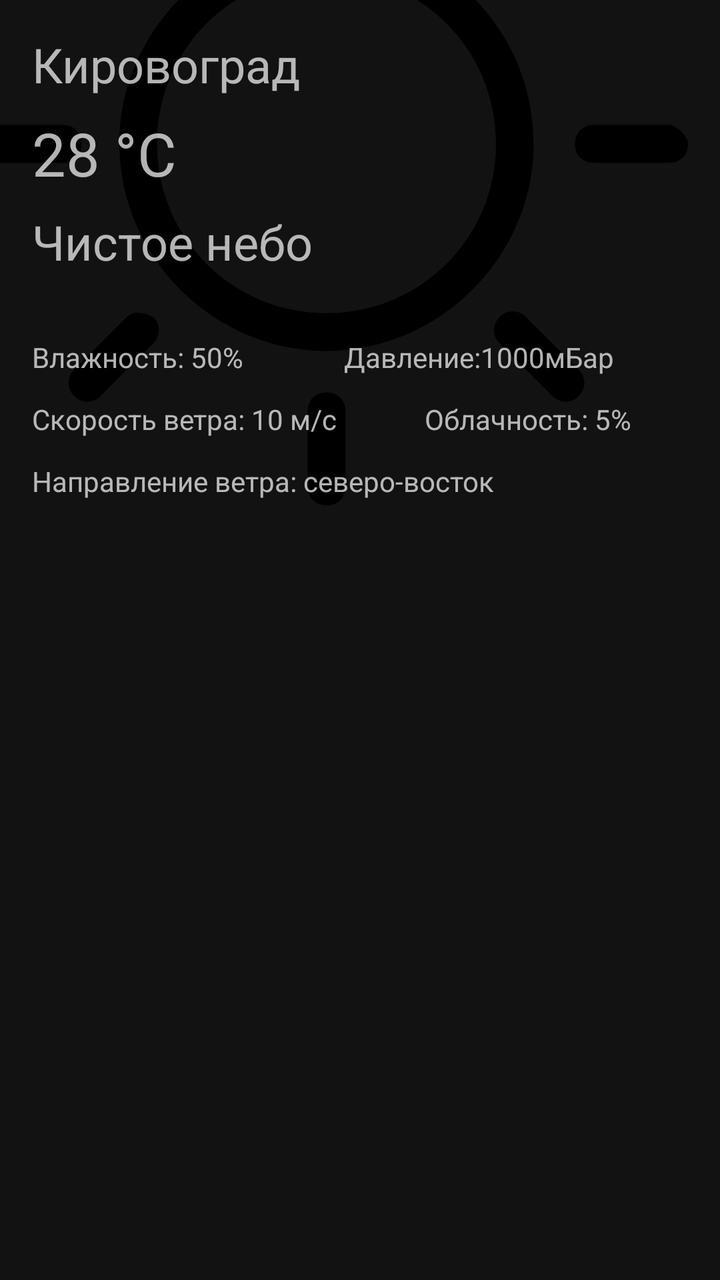
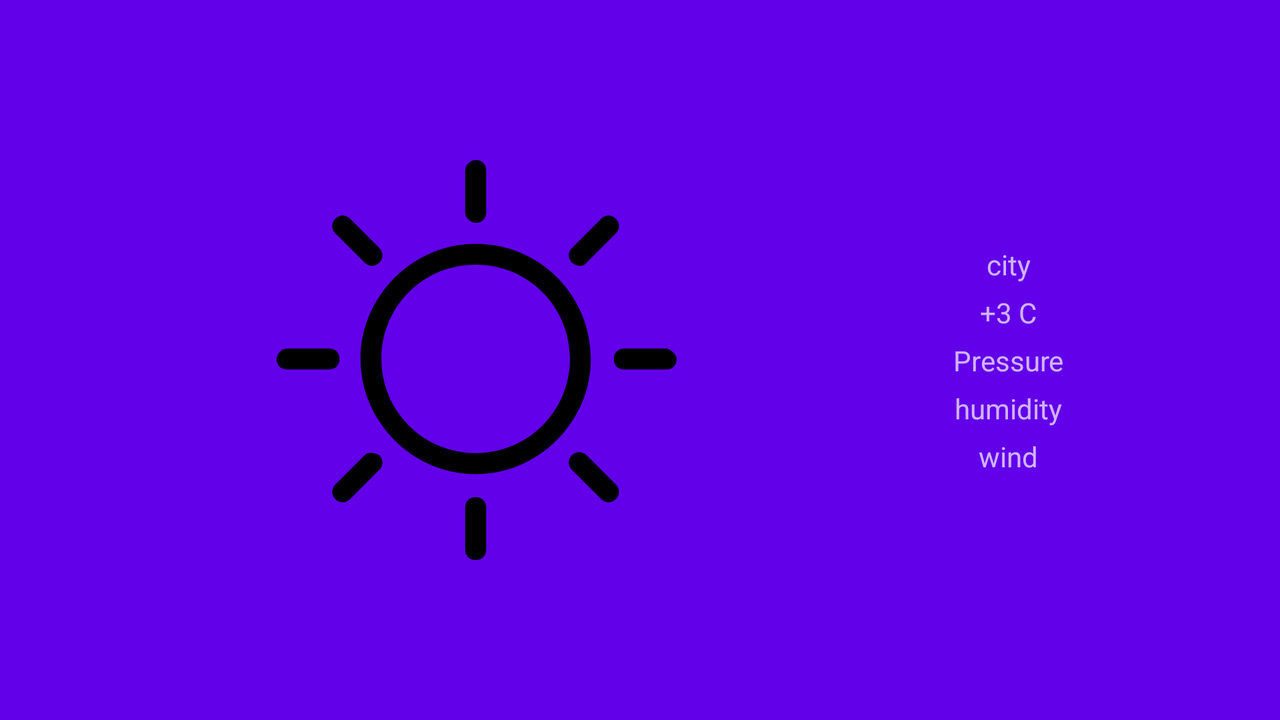

An Android layout and its configuration variant, each rendered on a device that would load it. The default file and the variant file are quoted in full after the pictures.
<!-- AndroidManifest.xml: application theme AppTheme.NoActionBar -->
<!-- res/layout/main.xml -->
<?xml version="1.0" encoding="utf-8"?>
<android.support.constraint.ConstraintLayout
    xmlns:android="http://schemas.android.com/apk/res/android"
    xmlns:app="http://schemas.android.com/apk/res-auto"
    xmlns:tools="http://schemas.android.com/tools"
    android:layout_width="match_parent"
    android:layout_height="match_parent">

    <ImageView
        android:id="@+id/imageView"
        android:layout_width="wrap_content"
        android:layout_height="wrap_content"
        android:layout_marginBottom="8dp"
        android:layout_marginEnd="16dp"
        android:layout_marginRight="16dp"
        app:layout_constraintBottom_toBottomOf="@+id/description"
        app:layout_constraintEnd_toEndOf="parent"
        app:layout_constraintTop_toTopOf="@+id/city_name"
        tools:src="@drawable/_01d" />

    <TextView
        android:id="@+id/city_name"
        android:layout_width="wrap_content"
        android:layout_height="wrap_content"
        android:layout_marginLeft="16dp"
        android:layout_marginStart="16dp"
        android:layout_marginTop="16dp"
        android:textSize="24sp"
        app:layout_constraintStart_toStartOf="parent"
        app:layout_constraintTop_toTopOf="parent"
        tools:text="Кировоград" />

    <TextView
        android:id="@+id/temperature"
        android:layout_width="wrap_content"
        android:layout_height="wrap_content"
        android:layout_marginLeft="16dp"
        android:layout_marginStart="16dp"
        android:layout_marginTop="8dp"
        android:textSize="30sp"
        app:layout_constraintStart_toStartOf="parent"
        app:layout_constraintTop_toBottomOf="@+id/city_name"
        tools:text="28 °C" />

    <TextView
        android:id="@+id/humidity"
        android:layout_width="wrap_content"
        android:layout_height="wrap_content"
        android:layout_marginLeft="16dp"
        android:layout_marginStart="16dp"
        android:layout_marginTop="32dp"
        app:layout_constraintStart_toStartOf="parent"
        app:layout_constraintTop_toBottomOf="@+id/description"
        tools:text="Влажность: 50%" />

    <TextView
        android:id="@+id/pressure"
        android:layout_width="wrap_content"
        android:layout_height="wrap_content"
        android:layout_marginEnd="8dp"
        android:layout_marginLeft="8dp"
        android:layout_marginRight="8dp"
        android:layout_marginStart="8dp"
        app:layout_constraintEnd_toEndOf="parent"
        app:layout_constraintHorizontal_bias="0.486"
        app:layout_constraintStart_toEndOf="@+id/humidity"
        app:layout_constraintTop_toTopOf="@+id/humidity"
        tools:text="Давление:1000мБар" />

    <TextView
        android:id="@+id/cloudiness"
        android:layout_width="wrap_content"
        android:layout_height="wrap_content"
        android:layout_marginEnd="8dp"
        android:layout_marginLeft="8dp"
        android:layout_marginRight="8dp"
        android:layout_marginStart="8dp"
        app:layout_constraintEnd_toEndOf="parent"
        app:layout_constraintHorizontal_bias="0.494"
        app:layout_constraintStart_toEndOf="@+id/wind_speed_label"
        app:layout_constraintTop_toTopOf="@+id/wind_speed_label"
        tools:text="Облачность: 5%" />

    <TextView
        android:id="@+id/wind_speed_label"
        android:layout_width="wrap_content"
        android:layout_height="wrap_content"
        android:layout_marginLeft="16dp"
        android:layout_marginStart="16dp"
        android:layout_marginTop="12dp"
        app:layout_constraintStart_toStartOf="parent"
        app:layout_constraintTop_toBottomOf="@+id/humidity"
        tools:text="Скорость ветра: 10 м/с" />

    <TextView
        android:id="@+id/wind_dir_label"
        android:layout_width="wrap_content"
        android:layout_height="wrap_content"
        android:layout_marginLeft="16dp"
        android:layout_marginStart="16dp"
        android:layout_marginTop="12dp"
        app:layout_constraintStart_toStartOf="parent"
        app:layout_constraintTop_toBottomOf="@+id/wind_speed_label"
        tools:text="Направление ветра: северо-восток" />

    <TextView
        android:id="@+id/description"
        android:layout_width="wrap_content"
        android:layout_height="wrap_content"
        android:layout_marginLeft="16dp"
        android:layout_marginStart="16dp"
        android:layout_marginTop="8dp"
        tools:text="Чистое небо"
        android:textSize="24sp"
        app:layout_constraintStart_toStartOf="parent"
        app:layout_constraintTop_toBottomOf="@+id/temperature" />

    <HorizontalScrollView
        android:layout_width="match_parent"
        android:layout_height="wrap_content"
        android:layout_marginTop="32dp"
        android:scrollbars="none"
        app:layout_constraintStart_toStartOf="parent"
        app:layout_constraintTop_toBottomOf="@+id/wind_dir_label">

        <LinearLayout
            android:id="@+id/parent"
            android:layout_width="wrap_content"
            android:layout_height="wrap_content"
            android:orientation="horizontal">

            <LinearLayout
                android:layout_width="wrap_content"
                android:layout_height="wrap_content"
                android:layout_margin="5dp"
                android:orientation="vertical"
                android:tag="1"></LinearLayout>

            <LinearLayout
                android:layout_width="wrap_content"
                android:layout_height="wrap_content"
                android:layout_margin="5dp"
                android:orientation="vertical"
                android:tag="2"></LinearLayout>

            <LinearLayout
                android:layout_width="wrap_content"
                android:layout_height="wrap_content"
                android:layout_margin="5dp"
                android:orientation="vertical"
                android:tag="3"></LinearLayout>

            <LinearLayout
                android:layout_width="wrap_content"
                android:layout_height="wrap_content"
                android:layout_margin="5dp"
                android:orientation="vertical"
                android:tag="4"></LinearLayout>

            <LinearLayout
                android:layout_width="wrap_content"
                android:layout_height="wrap_content"
                android:layout_margin="5dp"
                android:orientation="vertical"
                android:tag="5"></LinearLayout>

            <LinearLayout
                android:layout_width="wrap_content"
                android:layout_height="wrap_content"
                android:layout_margin="5dp"
                android:orientation="vertical"
                android:tag="6"></LinearLayout>

            <LinearLayout
                android:layout_width="wrap_content"
                android:layout_height="wrap_content"
                android:layout_margin="5dp"
                android:orientation="vertical"
                android:tag="7"></LinearLayout>

            <LinearLayout
                android:layout_width="wrap_content"
                android:layout_height="wrap_content"
                android:layout_margin="5dp"
                android:orientation="vertical"
                android:tag="8"></LinearLayout>

            <LinearLayout
                android:layout_width="wrap_content"
                android:layout_height="wrap_content"
                android:layout_margin="5dp"
                android:orientation="vertical"
                android:tag="9"></LinearLayout>

        </LinearLayout>

    </HorizontalScrollView>

</android.support.constraint.ConstraintLayout>
<!-- resources referenced by this layout -->
<resources>
  <!-- drawable _01d: vector/xml drawable (drawable, 2361 chars, omitted) -->
  <style name="AppTheme.NoActionBar">
          <item name="windowActionBar">false</item>
          <item name="windowNoTitle">true</item>
      </style>
</resources>
<!-- res/layout-land/main.xml (the repository's variant of the layout above) -->
<!-- drawn on the phone turned sideways -->
<?xml version="1.0" encoding="utf-8"?>
<android.support.constraint.ConstraintLayout
    xmlns:android="http://schemas.android.com/apk/res/android"
    xmlns:app="http://schemas.android.com/apk/res-auto"
    xmlns:tools="http://schemas.android.com/tools"
    android:layout_width="match_parent"
    android:layout_height="match_parent"
    android:background="@color/detailedActivityBackground"
    tools:context="com.sergeybelkin.weather.ForecastActivity">

    <ImageView
        android:id="@+id/pic"
        android:layout_width="200dp"
        android:layout_height="200dp"
        app:layout_constraintBottom_toBottomOf="parent"
        app:layout_constraintEnd_toStartOf="@+id/relativeLayout"
        app:layout_constraintStart_toStartOf="parent"
        app:layout_constraintTop_toTopOf="parent"
        tools:src="@drawable/_01d" />

    <RelativeLayout
        android:id="@+id/relativeLayout"
        android:layout_width="wrap_content"
        android:layout_height="wrap_content"
        android:layout_marginEnd="108dp"
        android:layout_marginRight="108dp"
        app:layout_constraintBottom_toBottomOf="parent"
        app:layout_constraintEnd_toEndOf="parent"
        app:layout_constraintTop_toTopOf="parent">

        <TextView
            android:id="@+id/city"
            android:layout_width="wrap_content"
            android:layout_height="wrap_content"
            android:layout_centerHorizontal="true"
            android:textSize="@dimen/textSizeLarge"
            tools:text="city"/>

        <TextView
            android:id="@+id/temperature"
            android:layout_width="wrap_content"
            android:layout_height="wrap_content"
            android:layout_below="@id/city"
            android:layout_centerHorizontal="true"
            android:layout_marginTop="5dp"
            android:textSize="@dimen/textSizeLarge"
            tools:text="+3 C" />

        <TextView
            android:id="@+id/pressure"
            android:layout_width="wrap_content"
            android:layout_height="wrap_content"
            android:layout_below="@id/temperature"
            android:layout_centerHorizontal="true"
            android:layout_marginTop="5dp"
            tools:text="Pressure" />

        <TextView
            android:id="@+id/humidity"
            android:layout_width="wrap_content"
            android:layout_height="wrap_content"
            android:layout_below="@id/pressure"
            android:layout_centerHorizontal="true"
            android:layout_marginTop="5dp"
            tools:text="humidity"/>

        <TextView
            android:id="@+id/wind"
            android:layout_width="wrap_content"
            android:layout_height="wrap_content"
            android:layout_below="@id/humidity"
            android:layout_centerHorizontal="true"
            android:layout_marginTop="5dp"
            tools:text="wind" />
    </RelativeLayout>


</android.support.constraint.ConstraintLayout>
<!-- resources referenced by the variant -->
<!-- as the phone turned sideways resolves them -->
<resources>
  <color name="detailedActivityBackground">#6200ea</color>
  <!-- drawable _01d: vector/xml drawable (drawable, 2361 chars, omitted) -->
  <style name="AppTheme.NoActionBar">
          <item name="windowActionBar">false</item>
          <item name="windowNoTitle">true</item>
      </style>
</resources>
